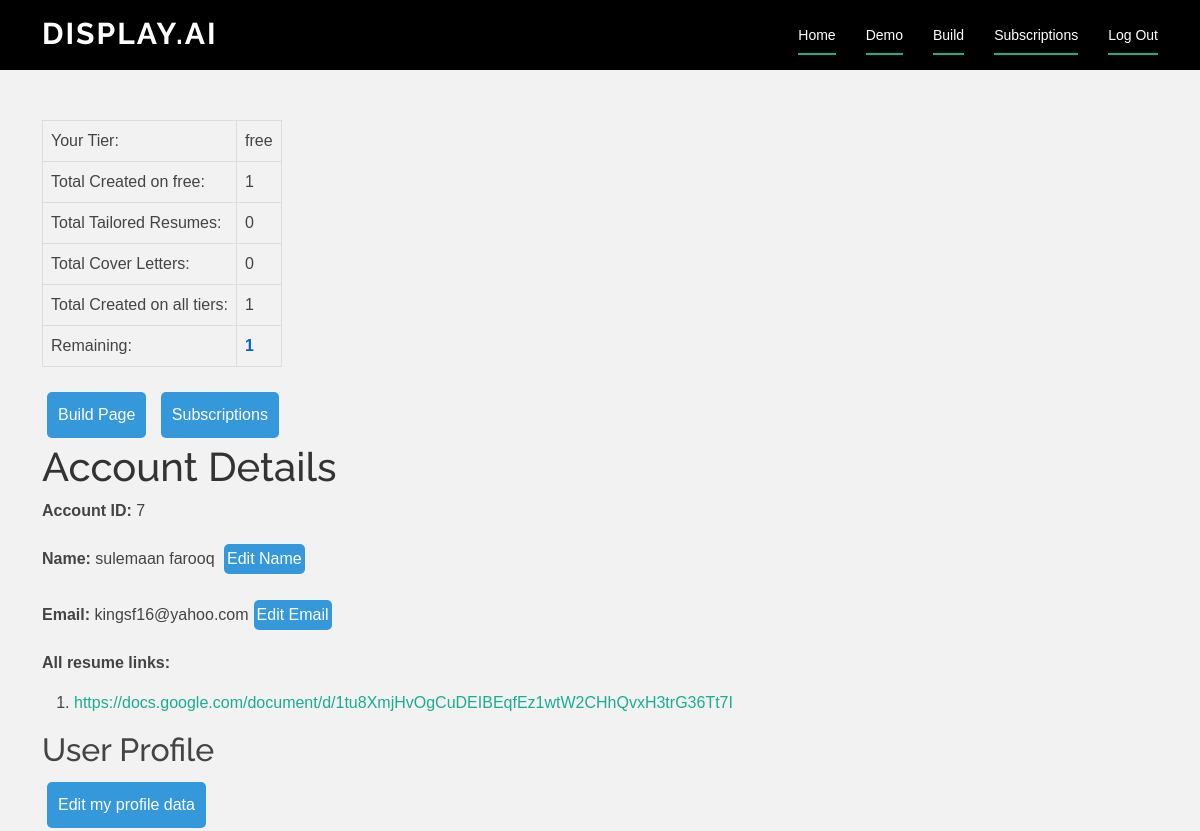
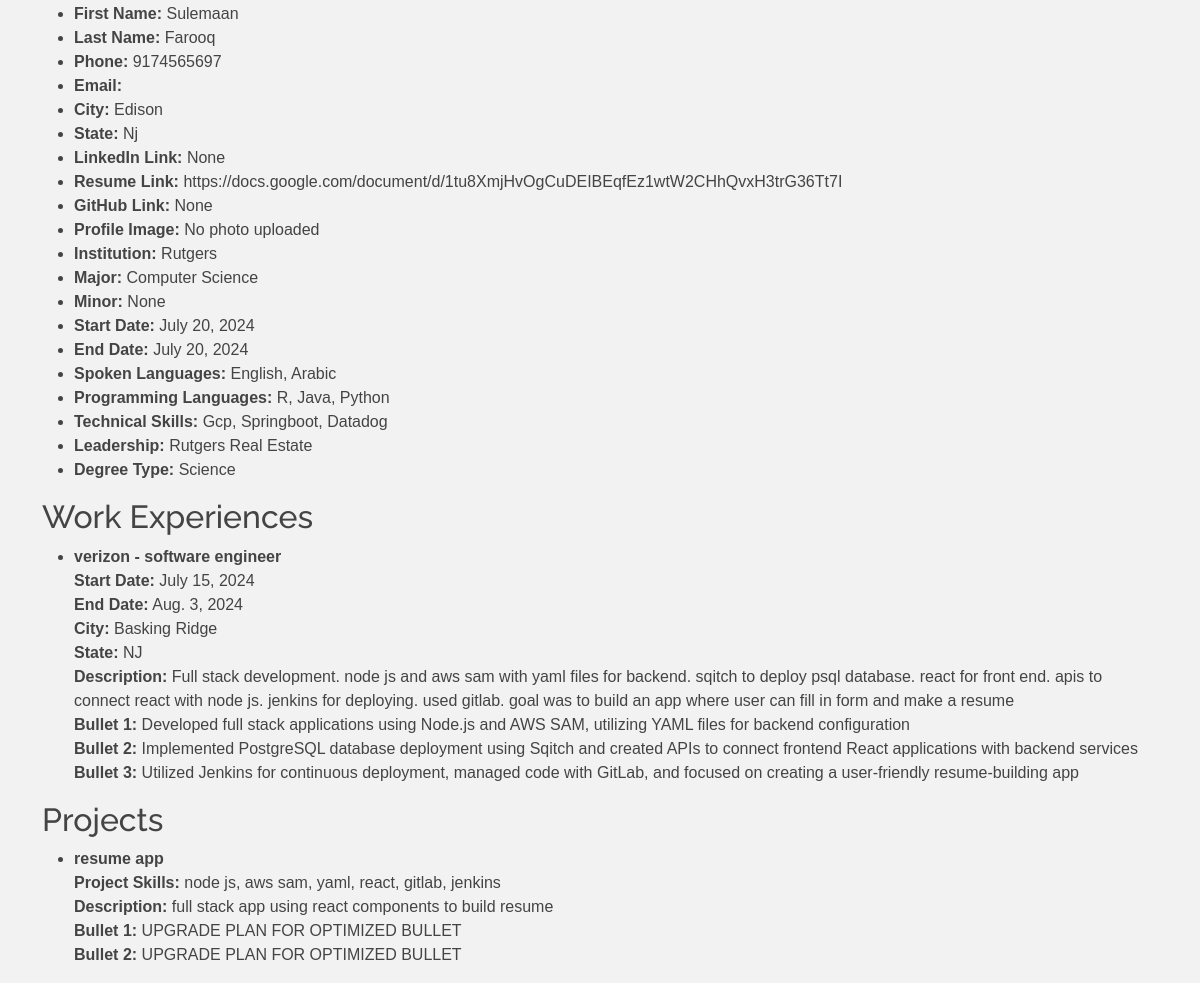
/7/account/ (signed in), run on the app's committed database (2 pictures, top to bottom).
### resume_app/models.py (models this page shows, shortened)
class Account(models.Model):
    id = models.AutoField(primary_key=True)
    user = models.ForeignKey(User, on_delete=models.CASCADE, null=True, related_name='account_user')
    name = models.CharField(max_length=255, unique=True) # needs to be unique
    password = models.CharField(max_length=255)
    email = models.EmailField()
    tier = models.CharField(max_length=255, default = "free")
    user_profile = models.ForeignKey('UserProfile', on_delete=models.SET_NULL, null=True, related_name='user_profile_account')
    user_plan = models.ForeignKey('Plan', on_delete=models.SET_NULL, null=True, related_name='user_plan')
    user_payment = models.ForeignKey('Payment', on_delete=models.SET_NULL, null=True, related_name='user_payment')
    resume_links = models.CharField(max_length=100000, blank=True, null=True, help_text="Separate links with commas")
    unique_words = models.CharField(max_length=10000000, blank=True, null=True, help_text="Separate actions words with commas")
    reset_password_code = models.CharField(max_length=255, null=True)
    is_active = models.BooleanField(default=True)
    def get_resume_links(self):
        return self.resume_links.split(',') if self.resume_links else []

class Plan(models.Model):
    id = models.AutoField(primary_key=True)
    type = models.CharField(max_length=255, default="free")
    account = models.ForeignKey(Account, on_delete=models.CASCADE, null=True)
    forms_remaining = models.IntegerField(default=2)
    forms_filled_on_current_plan = models.IntegerField(default=0)
    total_forms_filled = models.IntegerField(default=0)
    total_cover_letters = models.IntegerField(default=0)
    total_tailored_resumes = models.IntegerField(default=0)
    subscription_ids = models.CharField(max_length=100000, blank=True, null=True, help_text="subscription_ids seperated by commas")

class UserProfile(models.Model):
    def profile_image_upload_to(instance, filename):
        return f"profile_pictures/{instance.account.id}.jpg"
    id = models.AutoField(primary_key=True)
    account = models.ForeignKey(Account, on_delete=models.CASCADE, null=True, related_name='account_user_profile')
    user = models.ForeignKey(User, on_delete=models.CASCADE, null=True, related_name='user_profile_user')
    first_name = models.CharField(max_length=255)
    last_name = models.CharField(max_length=255)
    phone = models.CharField(max_length=15)
    city = models.CharField(max_length=255)
    state = models.CharField(max_length=255)
    linkedin_link = models.CharField(blank=True, null=True, max_length=255)
    resume_link = models.URLField(blank=True, null=True)
    github_link = models.CharField(blank=True, null=True, max_length=255)
    website_link = models.URLField(blank=True, null=True)
    profile_image = models.ImageField(upload_to=profile_image_upload_to, storage=OverwriteStorage(), blank=True, null=True)
    institution = models.CharField(max_length=255, blank=True, null=True)
    major = models.CharField(max_length=255, blank=True, null=True)
    minor = models.CharField(max_length=255, blank=True, null=True)
    start_date = models.DateField(default=date.today)
    end_date = models.DateField(default=date.today)
    spoken_languages = models.CharField(max_length=255, blank=True, null=True)
    programming_languages = models.CharField(max_length=255, blank=True, null=True)
    technical_skills = models.CharField(max_length=255, blank=True, null=True)
    leadership = models.CharField(max_length=255, blank=True, null=True)
    DEGREE_CHOICES = [
        ('Science', 'Science'),
        ('Art', 'Art'),
    ]
    degree_type = models.CharField(
        max_length=10,
        choices=DEGREE_CHOICES,
        blank=True,
        null=True,
    )

class WorkExperience(models.Model):
    account = models.ForeignKey(Account, on_delete=models.CASCADE, null=True)
    user_profile = models.ForeignKey(UserProfile, on_delete=models.CASCADE, related_name='work_experiences')
    company_name = models.CharField(max_length=255, validators=[MinLengthValidator(1)])
    job_title = models.CharField(max_length=255, validators=[MinLengthValidator(1)])
    start_date = models.DateField()
    end_date = models.DateField()
    city = models.CharField(max_length=255, validators=[MinLengthValidator(1)])
    state = models.CharField(max_length=2, validators=[MinLengthValidator(2), MaxLengthValidator(2)])
    description = models.TextField(validators=[MinLengthValidator(1)])
    bullet1 = models.CharField(max_length=255, validators=[MinLengthValidator(1)])
    bullet2 = models.CharField(max_length=255, validators=[MinLengthValidator(1)])
    bullet3 = models.CharField(max_length=255, validators=[MinLengthValidator(1)])

class Project(models.Model):
    account = models.ForeignKey(Account, on_delete=models.CASCADE, null=True)
    user_profile = models.ForeignKey(UserProfile, on_delete=models.CASCADE, related_name='projects')
    project_name = models.CharField(max_length=255)
    project_skills = models.CharField(max_length=255)
    description = models.TextField()
    bullet1 = models.CharField(max_length=255)
    bullet2 = models.CharField(max_length=255)

### resume_app/views.py (the view)
# urls.py: path('<int:account_id>/account/', account, name='account'),
@login_required
def account(request , account_id):
    account = Account.objects.get(id=account_id)
    user_plan = Plan.objects.get(account = account)
    user_profile = UserProfile.objects.get(account = account)
    context = {
        'account' : account ,
        'user_plan': user_plan ,
        'user_profile' : user_profile ,
        'remaining' : user_plan.forms_remaining - user_plan.forms_filled_on_current_plan
    }
    return render (request, "account.html", context)

### resume_app/templates/account.html (shortened to what this page needs)
{% extends 'index.html' %}
{% block content %}
<br> <br> <br> <br> <br>
<header id="header" class="fixed-top d-flex align-items-center">
    <div class="container d-flex justify-content-between">
        <div class="logo">
            <h1><a href="/">display.ai</a></h1>
        </div>
        <nav id="navbar-form" class="navbar">
            <ul>
                <li><a class="nav-link scrollto active" href="/">Home</a></li>
                <li><a class="nav-link scrollto active" href="/">Demo</a></li>
                <li><a class="nav-link scrollto active" href="{% url 'confirmation' account_id=account.id %}"> Build </a></li>
                <li><a class="nav-link scrollto active" href="{% url 'subscriptions' account_id=account.id %}"> Subscriptions </a></li>
                <li><a class="nav-link scrollto active" href="{% url 'logout' account_id=account.id %}"> Log Out </a></li>
            </ul>
        </nav>
    </div>
</header>
<div>
<div class="user-info-container">
    <table class="user-info-table">
        <tr>
            <td>Your Tier:</td>
            <td>{{account.tier}}</td>
        </tr>
        <tr>
            <td>Total Created on {{account.tier}}:</td>
            <td>{{user_plan.forms_filled_on_current_plan}}</td>
        </tr>
        <tr>
            <td>Total Tailored Resumes:</td>
            <td>{{user_plan.total_tailored_resumes}} </td>
        </tr>
        <tr>
            <td>Total Cover Letters:</td>
            <td>{{user_plan.total_cover_letters}} </td>
        </tr>
        <tr>
            <td>Total Created on all tiers:</td>
            <td>{{user_plan.total_forms_filled}} </td>
        </tr>
        <tr>
            <td>Remaining:</td>
            <td> <b> {{remaining}} </b> </td>
        </tr>
    </table>
    <a href="{% url 'confirmation' account_id=account.id %}" class="reload_resume_and_website-button">
        <button type="button"> Build Page </button>
    </a>
    <a href="{% url 'subscriptions' account_id=account.id %}" class="reload_resume_and_website-button">
        <button type="button">  Subscriptions </button>
    </a>
    <h1>Account Details</h1>
    <p><strong>Account ID:</strong> {{ account.id }}</p>
    <p><strong> Name:</strong> {{ account.name }} <button id="edit-name-btn">Edit Name</button> </p>
    <p><strong> Email:</strong> {{ account.email }}<button id="edit-email-btn">Edit Email</button> </p>
    <p><strong>All resume links:</strong>
    {% if account.resume_links %}
    <ol>
        {% for link in account.get_resume_links %}
        <li><a href="{{ link }}" target="_blank">{{ link }}</a></li>
        {% endfor %}
    </ol>
    {% else %}
    <p>No resume links available.</p>
    {% endif %}
    <h2>User Profile</h2>
    <a href="{% url 'form' account_id=account.id %}" class="reload_resume_and_website-button">
        <button type="button"> Edit my profile data </button>
    </a>
    <ul>
        <li><strong>First Name:</strong> {{ user_profile.first_name }}</li>
        <li><strong>Last Name:</strong> {{ user_profile.last_name }}</li>
        <li><strong>Phone:</strong> {{ user_profile.phone }}</li>
        <li><strong>Email:</strong> {{ user_profile.email }}</li>
        <li><strong>City:</strong> {{ user_profile.city }}</li>
        <li><strong>State:</strong> {{ user_profile.state }}</li>
        <li><strong>LinkedIn Link:</strong> {{ user_profile.linkedin_link }}</li>
        <li><strong>Resume Link:</strong> {{ user_profile.resume_link }}</li>
        <li><strong>GitHub Link:</strong> {{ user_profile.github_link }}</li>
        {% if user_profile.profile_image %}
            <li><strong>Profile Image:</strong> <img src="{{ user_profile.profile_image.url }}" alt="Profile Image"></li>
        {% else %}
        <li><strong>Profile Image:</strong> No photo uploaded </li>
        {% endif %}
        <li><strong>Institution:</strong> {{ user_profile.institution }}</li>
        <li><strong>Major:</strong> {{ user_profile.major }}</li>
        <li><strong>Minor:</strong> {{ user_profile.minor }}</li>
        <li><strong>Start Date:</strong> {{ user_profile.start_date }}</li>
        <li><strong>End Date:</strong> {{ user_profile.end_date }}</li>
        <li><strong>Spoken Languages:</strong> {{ user_profile.spoken_languages }}</li>
        <li><strong>Programming Languages:</strong> {{ user_profile.programming_languages }}</li>
        <li><strong>Technical Skills:</strong> {{ user_profile.technical_skills }}</li>
        <li><strong>Leadership:</strong> {{ user_profile.leadership }}</li>
        <li><strong>Degree Type:</strong> {{ user_profile.get_degree_type_display }}</li>
    </ul>
    <h2>Work Experiences</h2>
    <ul>
            {% for work_experience in user_profile.work_experiences.all %}
                <li>
                    <strong>{{ work_experience.company_name }} - {{ work_experience.job_title }}</strong><br>
                    <strong>Start Date:</strong> {{ work_experience.start_date }}<br>
                    <strong>End Date:</strong> {{ work_experience.end_date }}<br>
                    <strong>City:</strong> {{ work_experience.city }}<br>
                    <strong>State:</strong> {{ work_experience.state }}<br>
                    <strong>Description:</strong> {{ work_experience.description }}<br>
                    <strong>Bullet 1:</strong> {{ work_experience.bullet1 }}<br>
                    <strong>Bullet 2:</strong> {{ work_experience.bullet2 }}<br>
                    <strong>Bullet 3:</strong> {{ work_experience.bullet3 }}
                </li>
            {% endfor %}
    </ul>
    <h2>Projects</h2>
    <ul>
        {% for project in user_profile.projects.all %}
            <li>
                <strong>{{ project.project_name }}</strong><br>
                <strong>Project Skills:</strong> {{ project.project_skills }}<br>
                <strong>Description:</strong> {{ project.description }}<br>
                <strong>Bullet 1:</strong> {{ project.bullet1 }}<br>
                <strong>Bullet 2:</strong> {{ project.bullet2 }}
            </li>
        {% endfor %}
    </ul>
</div>
{% endblock %}

### resume_app/templates/index.html (shortened to what this page needs)
{% load static %}
<!DOCTYPE html>
<html>
 <head>
  <link href="/static/vendor/aos/aos.css" rel="stylesheet">
  <link href="/static/vendor/bootstrap/css/bootstrap.min.css" rel="stylesheet">
  <link href="/static/vendor/bootstrap-icons/bootstrap-icons.css" rel="stylesheet">
  <link href="/static/vendor/boxicons/css/boxicons.min.css" rel="stylesheet">
  <link href="/static/vendor/glightbox/css/glightbox.min.css" rel="stylesheet">
  <link href="/static/vendor/swiper/swiper-bundle.min.css" rel="stylesheet">
  <link href="/static/css/style.css" rel="stylesheet">
</head>
      <header id="header" class="fixed-top d-flex align-items-center">
        <div class="container d-flex justify-content-between">
          <div class="logo">
            <h1><a href="/">display.ai</a></h1>
          </div>
          <nav id="navbar" class="navbar">
            <ul>
              <li><a class="nav-link scrollto active" href="/">Home</a></li>
              <li><a class="nav-link scrollto active" href="">Demo</a></li>
              <li><a class="nav-link scrollto active" href="">Pricing</a></li>
              <li><a class="nav-link scrollto active" href="">About Us</a></li>
            </ul>
          </nav>
        </div>
      </header>
    <body>
        <main class="container">
          {% block content %}
          {% endblock %}
        </main>
    </body>
</html>

### resume_app/static/css/style.css (style rules this page uses)
body { font-family: "Open Sans", sans-serif; color: #444444; }
a { color: #1bac91; text-decoration: none; }
h1, h2, h3, h4, h5, h6 { font-family: "Raleway", sans-serif; }
#header { height: 70px; transition: all 0.5s; z-index: 997; background: #000; }
#header .logo h1 { font-size: 30px; margin: 0; padding: 6px 0; line-height: 1; font-weight: 700; letter-spacing: 2px; text-transform: uppercase; }
#header .logo h1 a, #header .logo h1 a:hover { color: #fff; text-decoration: none; }
.navbar { padding: 0; }
.navbar ul { margin: 0; padding: 0; display: flex; list-style: none; align-items: center; }
.navbar li { position: relative; }
.navbar>ul>li+li { margin-left: 30px; }
.navbar a, .navbar a:focus { display: flex; align-items: center; justify-content: space-between; padding: 12px 0; font-size: 14px; color: rgba(255, 255, 255, 0.8); white-space: nowrap; transition: 0.3s; position: relative; }
.navbar>ul>li>a:before { content: ""; position: absolute; width: 100%; height: 2px; bottom: 3px; left: 0; background-color: #1bac91; visibility: hidden; width: 0px; transition: all 0.3s ease-in-out 0s; }
.navbar a:hover:before, .navbar li:hover>a:before, .navbar .active:before { visibility: visible; width: 100%; }
.navbar a:hover, .navbar .active, .navbar .active:focus, .navbar li:hover>a { color: #fff; }

### resume_app/templates/account.html (style rules this page uses)
body { font-family: 'Arial', sans-serif; background-color: #f2f2f2; margin: 0; padding: 0; }
h1 { color: #333333; }
button { background-color: #007bff; color: #ffffff; padding: 10px 15px; border: none; border-radius: 4px; cursor: pointer; }
.user-info-table { width: auto; border-collapse: collapse; margin-bottom: 20px; }
.user-info-table td { padding: 8px; border: 1px solid #ddd; text-align: left; }
.user-info-table tr:nth-child(even) { background-color: #f2f2f2; }
.user-info-table b { color: #0066cc; }
.reload_resume_and_website-button, button { background-color: #3498db; color: white; border: none; padding: 3px; text-align: center; text-decoration: none; display: inline-block; font-size: 16px; margin: 5px; cursor: pointer; border-radius: 5px; }

### data on the page
Account: tier "free", id "7", name "sulemaan farooq", email "kingsf16@yahoo.com", get_resume_links "https://docs.google.com/document/d/1tu8XmjHvOgCuDEIBEqfEz1wtW2CHhQvxH3trG36Tt7I"
Plan: forms_filled_on_current_plan "1", total_tailored_resumes "0", total_cover_letters "0", total_forms_filled "1"
UserProfile: first_name "Sulemaan", last_name "Farooq", phone "9174565697", city "Edison", state "Nj", linkedin_link "None", resume_link "https://docs.google.com/document/d/1tu8XmjHvOgCuDEIBEqfEz1wtW2CHhQvxH3trG36Tt7I", github_link "None", institution "Rutgers", major "Computer Science", minor "None", start_date "July 20, 2024", end_date "July 20, 2024", spoken_languages "English, Arabic", programming_languages "R, Java, Python", technical_skills "Gcp, Springboot, Datadog", leadership "Rutgers Real Estate", degree_type "Science"
WorkExperience: company_name "verizon", job_title "software engineer", start_date "July 15, 2024", end_date "Aug. 3, 2024", city "Basking Ridge", state "NJ", description "Full stack development. node js and aws sam with yaml files for backend. sqitch to deploy psql database. react for front end. apis to connect react with node js. jenkins for deploying. used gitlab. goal was to build an app where user can fill in form and make a resume", bullet1 "Developed full stack applications using Node.js and AWS SAM, utilizing YAML files for backend configuration", bullet2 "Implemented PostgreSQL database deployment using Sqitch and created APIs to connect frontend React applications with backend services", bullet3 "Utilized Jenkins for continuous deployment, managed code with GitLab, and focused on creating a user-friendly resume-building app"
Project: project_name "resume app", project_skills "node js, aws sam, yaml, react, gitlab, jenkins", description "full stack app using react components to build resume", bullet1 "UPGRADE PLAN FOR OPTIMIZED BULLET", bullet2 "UPGRADE PLAN FOR OPTIMIZED BULLET"

### other printed values
{{ remaining }} "1"
